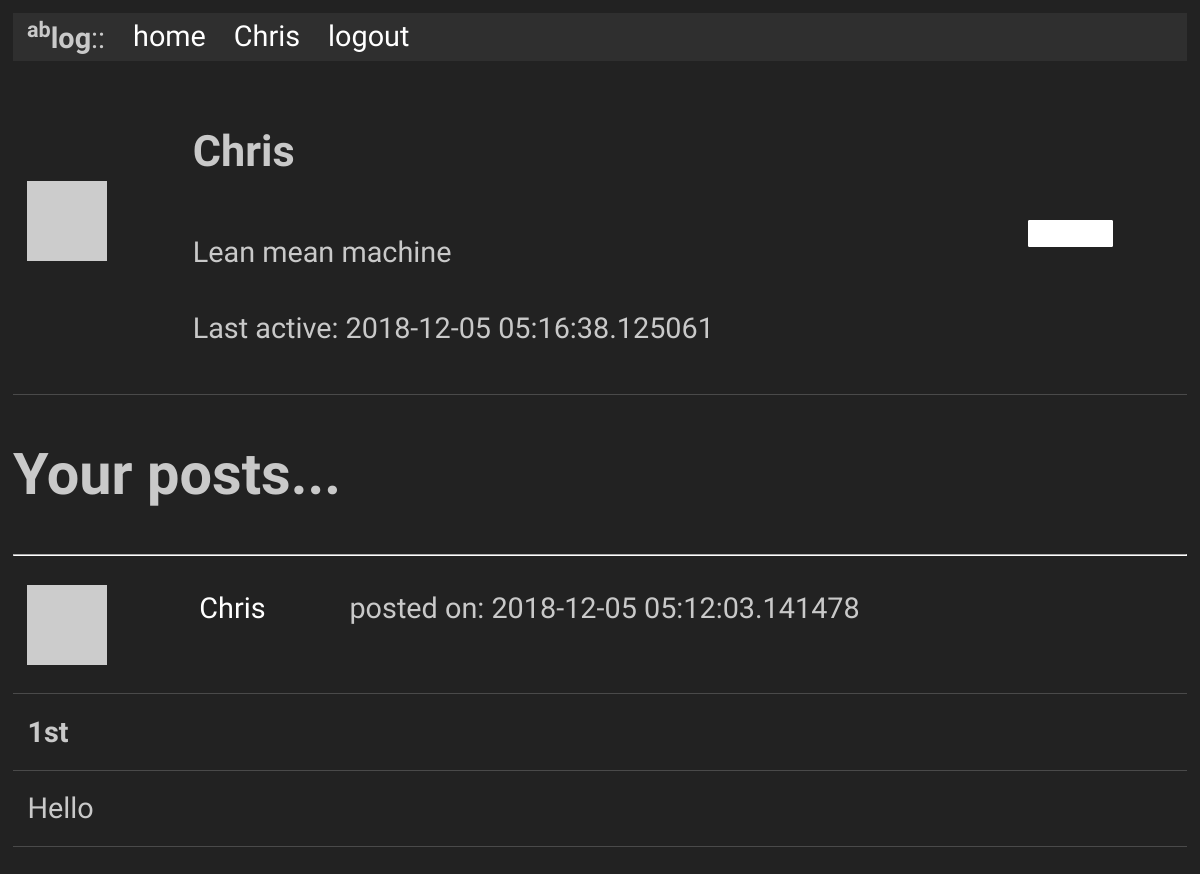
Before: /user/Chris (signed in) with the older database file.
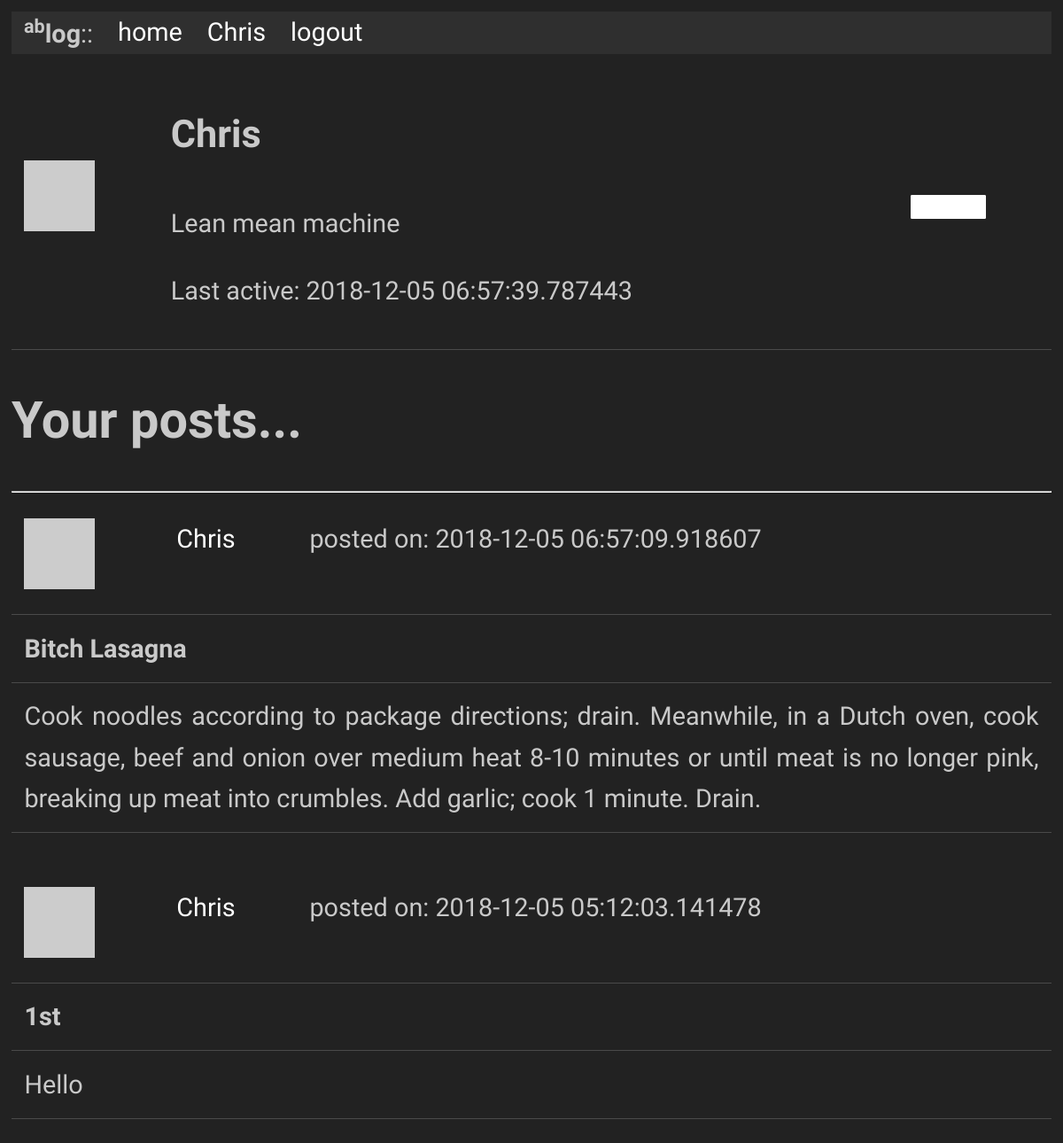
After: the same page with the newer database file.
### app/models.py (models this page shows, shortened)
class User(UserMixin, db.Model):
    id            = db.Column(db.Integer, primary_key = True)
    username      = db.Column(db.String(64), index = True, unique = True)
    email         = db.Column(db.String(128), index = True, unique = True)
    password_hash = db.Column(db.String(128))
    posts         = db.relationship('Post', backref = 'author', lazy = 'dynamic')
    about_me      = db.Column(db.String(50))
    last_seen     = db.Column(db.DateTime, default=datetime.utcnow)
    def avatar(self, size = 64):
        digest = md5(self.email.lower().encode('utf-8')).hexdigest()
        return('https://gravatar.com/avatar/{}?d=retro&s={}'.format(digest, size))

class Post(db.Model):
    id           = db.Column(db.Integer, primary_key = True)
    title        = db.Column(db.String(40))
    body         = db.Column(db.String(512))
    timestamp    = db.Column(db.DateTime, index = True, default = datetime.utcnow)
    user_id      = db.Column(db.Integer, db.ForeignKey('user.id'))

### app/routes.py (the view)
@app.route('/user/<username>')
@login_required
def user(username):
    page        = request.args.get('page', 1, type = int)
    user        = User.query.filter_by(username = username).first_or_404()
    posts       = Post.query.filter_by(user_id = user.id).order_by(Post.timestamp.desc()).paginate(page, app.config['POSTS_PER_PAGE'], False)
    next_url    = url_for('user', username = username, page = posts.next_num) if posts.has_next else None
    prev_url    = url_for('user', username = username, page = posts.prev_num) if posts.has_prev else None
    return(render_template('user.html', user = user, posts = posts.items, next_url = next_url, prev_url = prev_url))

### app/models.py (called while the page is built)
@login.user_loader
def load_user(id):
    return User.query.get(int(id))

### app/routes.py (called while the page is built)
@app.before_request
def before_request():
    if current_user.is_authenticated:
        current_user.last_seen = datetime.utcnow()
        db.session.commit()

### app/templates/user.html (shortened to what this page needs)
{% extends "base.html" %}
{% block content %}
  <table>
    <tr>
      <td><img src="{{ user.avatar(228) }}"></td>
      <td>
        <h4>{{ user.username }}</h4>
        {% if user.about_me %}<p>{{ user.about_me }}</p>{% endif %}
        {% if user.last_seen %}<p>Last active: {{ user.last_seen }}</p>{% endif %}
      </td>
      <td>
        {% if user == current_user %}
        <button type="submut"><a href="{{ url_for('edit_profile') }}">Edit profile</a></button>
        {% endif %}
      </td>
    </tr>
  </table>
  <h2>Your posts...</h2>
  <hr>
  {% for post in posts %}
      {% include '_post.html' %}
  {% endfor %}
{% endblock %}

### app/templates/base.html (shortened to what this page needs)
<!doctype html>
<link rel="stylesheet" href="{{ url_for('static', filename='style.css') }}">
<html>
    <head>
    </head>
    <body>
      <ul>
        <li><b><sup>ab</sup>log</b>::</li>
        <li><a href="{{ url_for('index') }}">home</a></li>
        {% if current_user.is_anonymous %}
        <li>
          <a href="{{ url_for('login') }}">login</a>
        </li>
        {% else %}
        <li>
          <a href="{{ url_for('user', username = current_user.username) }}">{{ current_user.username }}</a>
        </li>
        <li>
          <a href="{{ url_for('logout') }}">logout</a>
          {% endif %}
        </li>
      </ul>
      {% block content %}{% endblock %}
    </body>
</html>

### app/templates/_post.html
<table>
    <tr valign="top">
        <td>
          <img src="{{ post.author.avatar(48) }}"><br>
        </td>
        <td>
          <a href="{{ url_for('user', username=post.author.username) }}">{{ post.author.username }}</a>
        </td>
        <td>
          posted on: {{ post.timestamp }}
        </td>
    </tr>
</table>
<table>
  <tr>
      <td><b>{{ post.title }}<b></td>
  </tr>
  <tr>
      <td>{{ post.body }}</td>
  </tr>
</table>
<br>

### app/static/style.css (style rules this page uses)
body { font-size: 1.8rem; line-height: 1.618; max-width: 52em; margin: auto; font-family: 'Quattrocento Sans', sans-serif; color: #c9c9c9; background-color: #222222; padding: 13px; }
h1, h2, h3, h4, h5, h6 { font-family: 'Quattrocento Sans', sans-serif; font-weight: 700; overflow-wrap: break-word; word-wrap: break-word; -ms-word-break: break-all; word-break: break-word; -ms-hyphens: auto; -moz-hyphens: auto; -webkit-hyphens: auto; hyphens: auto; }
h2 { line-height: 1.1; font-size: 2.00em; }
h4 { line-height: 0.9; font-size: 1.5em; }
small, sub, sup { font-size: 75%; }
hr { border-color: #ffffff; }
a { text-decoration: none; color: #ffffff; }
ul { list-style-type: none; margin: 0; padding: 0; overflow: hidden; background-color: #2f2f2f; }
li { float: left; padding: 0px 14px; }
li a { display: block; color: white; text-align: center; text-decoration: none; }
table { text-align: justify; width: 100%; border-collapse: collapse; }
td, th { padding: 0.5em; border-bottom: 1px solid #4a4a4a; }
.button, button, input[type="submit"], input[type="reset"], input[type="button"] { display: inline-block; padding: 5px 10px; text-align: center; text-decoration: none; white-space: nowrap; background-color: #ffffff; color: #222222; border-radius: 1px; border: 1px solid #ffffff; cursor: pointer; box-sizing: border-box; }

Changed rows visible on the page:
changed User "Chris": last_seen "2018-12-05 05:16:38.125061" → "2018-12-05 06:57:39.787443"
added Post: author.username "Chris", timestamp "2018-12-05 06:57:09.918607", title "Bitch Lasagna", body "Cook noodles according to package directions; drain. Meanwhile, in a Dutch oven, cook sausage, beef and onion over medium heat 8-10 minutes or until meat is no longer pink, breaking up meat into crumbles. Add garlic; cook 1 minute. Drain."
